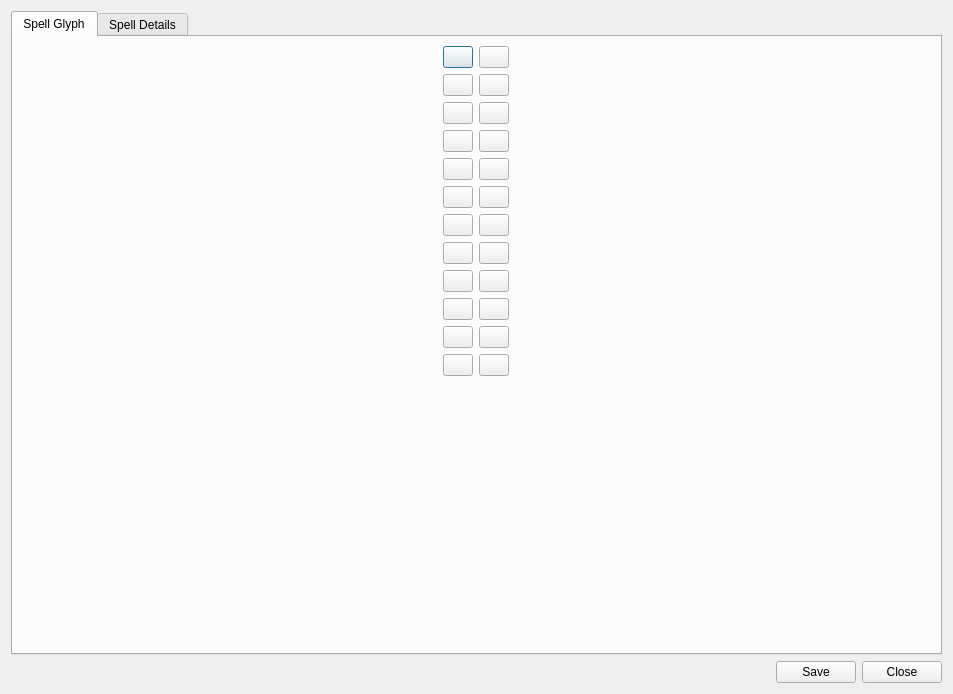
<?xml version="1.0" encoding="UTF-8"?>
<ui version="4.0">
 <class>RuneSpellForm</class>
 <widget class="QDialog" name="RuneSpellForm">
  <property name="geometry">
   <rect>
    <x>0</x>
    <y>0</y>
    <width>953</width>
    <height>694</height>
   </rect>
  </property>
  <property name="windowTitle">
   <string>Dialog</string>
  </property>
  <layout class="QVBoxLayout" name="verticalLayout_2">
   <item>
    <widget class="QTabWidget" name="tabWidget">
     <property name="currentIndex">
      <number>0</number>
     </property>
     <widget class="QWidget" name="tabGlyph">
      <attribute name="title">
       <string>Spell Glyph</string>
      </attribute>
      <layout class="QHBoxLayout" name="horizontalLayout_13">
       <item>
        <layout class="QVBoxLayout" name="verticalLayout">
         <item>
          <layout class="QHBoxLayout" name="horizontalLayout">
           <item>
            <widget class="QPushButton" name="fehuButton">
             <property name="sizePolicy">
              <sizepolicy hsizetype="Fixed" vsizetype="Fixed">
               <horstretch>0</horstretch>
               <verstretch>0</verstretch>
              </sizepolicy>
             </property>
             <property name="maximumSize">
              <size>
               <width>30</width>
               <height>16777215</height>
              </size>
             </property>
             <property name="toolTip">
              <string>Fehu</string>
             </property>
             <property name="text">
              <string/>
             </property>
             <property name="icon">
              <iconset resource="../resources.qrc">
               <normaloff>:/glyphs/fehu.png</normaloff>:/glyphs/fehu.png</iconset>
             </property>
            </widget>
           </item>
           <item>
            <widget class="QPushButton" name="uruzButton">
             <property name="sizePolicy">
              <sizepolicy hsizetype="Fixed" vsizetype="Fixed">
               <horstretch>0</horstretch>
               <verstretch>0</verstretch>
              </sizepolicy>
             </property>
             <property name="maximumSize">
              <size>
               <width>30</width>
               <height>16777215</height>
              </size>
             </property>
             <property name="toolTip">
              <string>Uruz</string>
             </property>
             <property name="text">
              <string/>
             </property>
             <property name="icon">
              <iconset resource="../resources.qrc">
               <normaloff>:/glyphs/uruz.png</normaloff>:/glyphs/uruz.png</iconset>
             </property>
            </widget>
           </item>
          </layout>
         </item>
         <item>
          <layout class="QHBoxLayout" name="horizontalLayout_2">
           <item>
            <widget class="QPushButton" name="thurisazButton">
             <property name="sizePolicy">
              <sizepolicy hsizetype="Fixed" vsizetype="Fixed">
               <horstretch>0</horstretch>
               <verstretch>0</verstretch>
              </sizepolicy>
             </property>
             <property name="maximumSize">
              <size>
               <width>30</width>
               <height>16777215</height>
              </size>
             </property>
             <property name="toolTip">
              <string>Yhurisaz</string>
             </property>
             <property name="text">
              <string/>
             </property>
             <property name="icon">
              <iconset resource="../resources.qrc">
               <normaloff>:/glyphs/thurisaz.png</normaloff>:/glyphs/thurisaz.png</iconset>
             </property>
            </widget>
           </item>
           <item>
            <widget class="QPushButton" name="ansuzButton">
             <property name="sizePolicy">
              <sizepolicy hsizetype="Fixed" vsizetype="Fixed">
               <horstretch>0</horstretch>
               <verstretch>0</verstretch>
              </sizepolicy>
             </property>
             <property name="maximumSize">
              <size>
               <width>30</width>
               <height>16777215</height>
              </size>
             </property>
             <property name="toolTip">
              <string>Ansuz</string>
             </property>
             <property name="text">
              <string/>
             </property>
             <property name="icon">
              <iconset resource="../resources.qrc">
               <normaloff>:/glyphs/ansuz.png</normaloff>:/glyphs/ansuz.png</iconset>
             </property>
            </widget>
           </item>
          </layout>
         </item>
         <item>
          <layout class="QHBoxLayout" name="horizontalLayout_3">
           <item>
            <widget class="QPushButton" name="raidoButton">
             <property name="sizePolicy">
              <sizepolicy hsizetype="Fixed" vsizetype="Fixed">
               <horstretch>0</horstretch>
               <verstretch>0</verstretch>
              </sizepolicy>
             </property>
             <property name="maximumSize">
              <size>
               <width>30</width>
               <height>16777215</height>
              </size>
             </property>
             <property name="toolTip">
              <string>Raido</string>
             </property>
             <property name="text">
              <string/>
             </property>
             <property name="icon">
              <iconset resource="../resources.qrc">
               <normaloff>:/glyphs/raido.png</normaloff>:/glyphs/raido.png</iconset>
             </property>
            </widget>
           </item>
           <item>
            <widget class="QPushButton" name="kaunazButton">
             <property name="sizePolicy">
              <sizepolicy hsizetype="Fixed" vsizetype="Fixed">
               <horstretch>0</horstretch>
               <verstretch>0</verstretch>
              </sizepolicy>
             </property>
             <property name="maximumSize">
              <size>
               <width>30</width>
               <height>16777215</height>
              </size>
             </property>
             <property name="toolTip">
              <string>Kaunaz</string>
             </property>
             <property name="text">
              <string/>
             </property>
             <property name="icon">
              <iconset resource="../resources.qrc">
               <normaloff>:/glyphs/kaunaz.png</normaloff>:/glyphs/kaunaz.png</iconset>
             </property>
            </widget>
           </item>
          </layout>
         </item>
         <item>
          <layout class="QHBoxLayout" name="horizontalLayout_4">
           <item>
            <widget class="QPushButton" name="geboButton">
             <property name="sizePolicy">
              <sizepolicy hsizetype="Fixed" vsizetype="Fixed">
               <horstretch>0</horstretch>
               <verstretch>0</verstretch>
              </sizepolicy>
             </property>
             <property name="maximumSize">
              <size>
               <width>30</width>
               <height>16777215</height>
              </size>
             </property>
             <property name="toolTip">
              <string>Gebo</string>
             </property>
             <property name="text">
              <string/>
             </property>
             <property name="icon">
              <iconset resource="../resources.qrc">
               <normaloff>:/glyphs/gebo.png</normaloff>:/glyphs/gebo.png</iconset>
             </property>
            </widget>
           </item>
           <item>
            <widget class="QPushButton" name="wunjoButton">
             <property name="sizePolicy">
              <sizepolicy hsizetype="Fixed" vsizetype="Fixed">
               <horstretch>0</horstretch>
               <verstretch>0</verstretch>
              </sizepolicy>
             </property>
             <property name="maximumSize">
              <size>
               <width>30</width>
               <height>16777215</height>
              </size>
             </property>
             <property name="toolTip">
              <string>Wunjo</string>
             </property>
             <property name="text">
              <string/>
             </property>
             <property name="icon">
              <iconset resource="../resources.qrc">
               <normaloff>:/glyphs/wunjo.png</normaloff>:/glyphs/wunjo.png</iconset>
             </property>
            </widget>
           </item>
          </layout>
         </item>
         <item>
          <layout class="QHBoxLayout" name="horizontalLayout_5">
           <item>
            <widget class="QPushButton" name="hagalazButton">
             <property name="sizePolicy">
              <sizepolicy hsizetype="Fixed" vsizetype="Fixed">
               <horstretch>0</horstretch>
               <verstretch>0</verstretch>
              </sizepolicy>
             </property>
             <property name="maximumSize">
              <size>
               <width>30</width>
               <height>16777215</height>
              </size>
             </property>
             <property name="toolTip">
              <string>Hagalaz</string>
             </property>
             <property name="text">
              <string/>
             </property>
             <property name="icon">
              <iconset resource="../resources.qrc">
               <normaloff>:/glyphs/hagalaz.png</normaloff>:/glyphs/hagalaz.png</iconset>
             </property>
            </widget>
           </item>
           <item>
            <widget class="QPushButton" name="nauthizButton">
             <property name="sizePolicy">
              <sizepolicy hsizetype="Fixed" vsizetype="Fixed">
               <horstretch>0</horstretch>
               <verstretch>0</verstretch>
              </sizepolicy>
             </property>
             <property name="maximumSize">
              <size>
               <width>30</width>
               <height>16777215</height>
              </size>
             </property>
             <property name="toolTip">
              <string>Nauthiz</string>
             </property>
             <property name="text">
              <string/>
             </property>
             <property name="icon">
              <iconset resource="../resources.qrc">
               <normaloff>:/glyphs/nauthiz.png</normaloff>:/glyphs/nauthiz.png</iconset>
             </property>
            </widget>
           </item>
          </layout>
         </item>
         <item>
          <layout class="QHBoxLayout" name="horizontalLayout_6">
           <item>
            <widget class="QPushButton" name="isaButton">
             <property name="sizePolicy">
              <sizepolicy hsizetype="Fixed" vsizetype="Fixed">
               <horstretch>0</horstretch>
               <verstretch>0</verstretch>
              </sizepolicy>
             </property>
             <property name="maximumSize">
              <size>
               <width>30</width>
               <height>16777215</height>
              </size>
             </property>
             <property name="toolTip">
              <string>Isa</string>
             </property>
             <property name="text">
              <string/>
             </property>
             <property name="icon">
              <iconset resource="../resources.qrc">
               <normaloff>:/glyphs/isa.png</normaloff>:/glyphs/isa.png</iconset>
             </property>
            </widget>
           </item>
           <item>
            <widget class="QPushButton" name="jeraButton">
             <property name="sizePolicy">
              <sizepolicy hsizetype="Fixed" vsizetype="Fixed">
               <horstretch>0</horstretch>
               <verstretch>0</verstretch>
              </sizepolicy>
             </property>
             <property name="maximumSize">
              <size>
               <width>30</width>
               <height>16777215</height>
              </size>
             </property>
             <property name="toolTip">
              <string>Jera</string>
             </property>
             <property name="text">
              <string/>
             </property>
             <property name="icon">
              <iconset resource="../resources.qrc">
               <normaloff>:/glyphs/jera.png</normaloff>:/glyphs/jera.png</iconset>
             </property>
            </widget>
           </item>
          </layout>
         </item>
         <item>
          <layout class="QHBoxLayout" name="horizontalLayout_7">
           <item>
            <widget class="QPushButton" name="eihwazButton">
             <property name="sizePolicy">
              <sizepolicy hsizetype="Fixed" vsizetype="Fixed">
               <horstretch>0</horstretch>
               <verstretch>0</verstretch>
              </sizepolicy>
             </property>
             <property name="maximumSize">
              <size>
               <width>30</width>
               <height>16777215</height>
              </size>
             </property>
             <property name="toolTip">
              <string>Eihwaz</string>
             </property>
             <property name="text">
              <string/>
             </property>
             <property name="icon">
              <iconset resource="../resources.qrc">
               <normaloff>:/glyphs/eihwaz.png</normaloff>:/glyphs/eihwaz.png</iconset>
             </property>
            </widget>
           </item>
           <item>
            <widget class="QPushButton" name="perthoButton">
             <property name="sizePolicy">
              <sizepolicy hsizetype="Fixed" vsizetype="Fixed">
               <horstretch>0</horstretch>
               <verstretch>0</verstretch>
              </sizepolicy>
             </property>
             <property name="maximumSize">
              <size>
               <width>30</width>
               <height>16777215</height>
              </size>
             </property>
             <property name="toolTip">
              <string>Pertho</string>
             </property>
             <property name="text">
              <string/>
             </property>
             <property name="icon">
              <iconset resource="../resources.qrc">
               <normaloff>:/glyphs/pertho.png</normaloff>:/glyphs/pertho.png</iconset>
             </property>
            </widget>
           </item>
          </layout>
         </item>
         <item>
          <layout class="QHBoxLayout" name="horizontalLayout_8">
           <item>
            <widget class="QPushButton" name="algizButton">
             <property name="sizePolicy">
              <sizepolicy hsizetype="Fixed" vsizetype="Fixed">
               <horstretch>0</horstretch>
               <verstretch>0</verstretch>
              </sizepolicy>
             </property>
             <property name="maximumSize">
              <size>
               <width>30</width>
               <height>16777215</height>
              </size>
             </property>
             <property name="toolTip">
              <string>Algiz</string>
             </property>
             <property name="text">
              <string/>
             </property>
             <property name="icon">
              <iconset resource="../resources.qrc">
               <normaloff>:/glyphs/algiz.png</normaloff>:/glyphs/algiz.png</iconset>
             </property>
            </widget>
           </item>
           <item>
            <widget class="QPushButton" name="sowuloButton">
             <property name="sizePolicy">
              <sizepolicy hsizetype="Fixed" vsizetype="Fixed">
               <horstretch>0</horstretch>
               <verstretch>0</verstretch>
              </sizepolicy>
             </property>
             <property name="maximumSize">
              <size>
               <width>30</width>
               <height>16777215</height>
              </size>
             </property>
             <property name="toolTip">
              <string>Sowulo</string>
             </property>
             <property name="text">
              <string/>
             </property>
             <property name="icon">
              <iconset resource="../resources.qrc">
               <normaloff>:/glyphs/sowulo.png</normaloff>:/glyphs/sowulo.png</iconset>
             </property>
            </widget>
           </item>
          </layout>
         </item>
         <item>
          <layout class="QHBoxLayout" name="horizontalLayout_9">
           <item>
            <widget class="QPushButton" name="teiwazButton">
             <property name="sizePolicy">
              <sizepolicy hsizetype="Fixed" vsizetype="Fixed">
               <horstretch>0</horstretch>
               <verstretch>0</verstretch>
              </sizepolicy>
             </property>
             <property name="maximumSize">
              <size>
               <width>30</width>
               <height>16777215</height>
              </size>
             </property>
             <property name="statusTip">
              <string>Teiwaz</string>
             </property>
             <property name="text">
              <string/>
             </property>
             <property name="icon">
              <iconset resource="../resources.qrc">
               <normaloff>:/glyphs/teiwaz.png</normaloff>:/glyphs/teiwaz.png</iconset>
             </property>
            </widget>
           </item>
           <item>
            <widget class="QPushButton" name="berkanaButton">
             <property name="sizePolicy">
              <sizepolicy hsizetype="Fixed" vsizetype="Fixed">
               <horstretch>0</horstretch>
               <verstretch>0</verstretch>
              </sizepolicy>
             </property>
             <property name="maximumSize">
              <size>
               <width>30</width>
               <height>16777215</height>
              </size>
             </property>
             <property name="toolTip">
              <string>Berkana</string>
             </property>
             <property name="text">
              <string/>
             </property>
             <property name="icon">
              <iconset resource="../resources.qrc">
               <normaloff>:/glyphs/berkana.png</normaloff>:/glyphs/berkana.png</iconset>
             </property>
            </widget>
           </item>
          </layout>
         </item>
         <item>
          <layout class="QHBoxLayout" name="horizontalLayout_10">
           <item>
            <widget class="QPushButton" name="ehwazButton">
             <property name="sizePolicy">
              <sizepolicy hsizetype="Fixed" vsizetype="Fixed">
               <horstretch>0</horstretch>
               <verstretch>0</verstretch>
              </sizepolicy>
             </property>
             <property name="maximumSize">
              <size>
               <width>30</width>
               <height>16777215</height>
              </size>
             </property>
             <property name="toolTip">
              <string>Ehwaz</string>
             </property>
             <property name="text">
              <string/>
             </property>
             <property name="icon">
              <iconset resource="../resources.qrc">
               <normaloff>:/glyphs/ehwaz.png</normaloff>:/glyphs/ehwaz.png</iconset>
             </property>
            </widget>
           </item>
           <item>
            <widget class="QPushButton" name="mannazButton">
             <property name="sizePolicy">
              <sizepolicy hsizetype="Fixed" vsizetype="Fixed">
               <horstretch>0</horstretch>
               <verstretch>0</verstretch>
              </sizepolicy>
             </property>
             <property name="maximumSize">
              <size>
               <width>30</width>
               <height>16777215</height>
              </size>
             </property>
             <property name="toolTip">
              <string>Mannz</string>
             </property>
             <property name="text">
              <string/>
             </property>
             <property name="icon">
              <iconset resource="../resources.qrc">
               <normaloff>:/glyphs/mannaz.png</normaloff>:/glyphs/mannaz.png</iconset>
             </property>
            </widget>
           </item>
          </layout>
         </item>
         <item>
          <layout class="QHBoxLayout" name="horizontalLayout_11">
           <item>
            <widget class="QPushButton" name="laguzButton">
             <property name="sizePolicy">
              <sizepolicy hsizetype="Fixed" vsizetype="Fixed">
               <horstretch>0</horstretch>
               <verstretch>0</verstretch>
              </sizepolicy>
             </property>
             <property name="maximumSize">
              <size>
               <width>30</width>
               <height>16777215</height>
              </size>
             </property>
             <property name="toolTip">
              <string>Laguz</string>
             </property>
             <property name="text">
              <string/>
             </property>
             <property name="icon">
              <iconset resource="../resources.qrc">
               <normaloff>:/glyphs/laguz.png</normaloff>:/glyphs/laguz.png</iconset>
             </property>
            </widget>
           </item>
           <item>
            <widget class="QPushButton" name="inguzButton">
             <property name="sizePolicy">
              <sizepolicy hsizetype="Fixed" vsizetype="Fixed">
               <horstretch>0</horstretch>
               <verstretch>0</verstretch>
              </sizepolicy>
             </property>
             <property name="maximumSize">
              <size>
               <width>30</width>
               <height>16777215</height>
              </size>
             </property>
             <property name="text">
              <string/>
             </property>
             <property name="icon">
              <iconset resource="../resources.qrc">
               <normaloff>:/glyphs/inguz.png</normaloff>:/glyphs/inguz.png</iconset>
             </property>
            </widget>
           </item>
          </layout>
         </item>
         <item>
          <layout class="QHBoxLayout" name="horizontalLayout_12">
           <item>
            <widget class="QPushButton" name="othilaButton">
             <property name="sizePolicy">
              <sizepolicy hsizetype="Fixed" vsizetype="Fixed">
               <horstretch>0</horstretch>
               <verstretch>0</verstretch>
              </sizepolicy>
             </property>
             <property name="maximumSize">
              <size>
               <width>30</width>
               <height>16777215</height>
              </size>
             </property>
             <property name="toolTip">
              <string>Othila</string>
             </property>
             <property name="text">
              <string/>
             </property>
             <property name="icon">
              <iconset resource="../resources.qrc">
               <normaloff>:/glyphs/othila.png</normaloff>:/glyphs/othila.png</iconset>
             </property>
            </widget>
           </item>
           <item>
            <widget class="QPushButton" name="dagazButton">
             <property name="sizePolicy">
              <sizepolicy hsizetype="Fixed" vsizetype="Fixed">
               <horstretch>0</horstretch>
               <verstretch>0</verstretch>
              </sizepolicy>
             </property>
             <property name="maximumSize">
              <size>
               <width>30</width>
               <height>16777215</height>
              </size>
             </property>
             <property name="toolTip">
              <string>Dagaz</string>
             </property>
             <property name="text">
              <string/>
             </property>
             <property name="icon">
              <iconset resource="../resources.qrc">
               <normaloff>:/glyphs/dagaz.png</normaloff>:/glyphs/dagaz.png</iconset>
             </property>
            </widget>
           </item>
          </layout>
         </item>
         <item>
          <spacer name="verticalSpacer">
           <property name="orientation">
            <enum>Qt::Orientation::Vertical</enum>
           </property>
           <property name="sizeHint" stdset="0">
            <size>
             <width>20</width>
             <height>40</height>
            </size>
           </property>
          </spacer>
         </item>
        </layout>
       </item>
       <item>
        <layout class="QVBoxLayout" name="sceneLayout"/>
       </item>
      </layout>
     </widget>
     <widget class="QWidget" name="spellDetails">
      <attribute name="title">
       <string>Spell Details</string>
      </attribute>
      <layout class="QHBoxLayout" name="horizontalLayout_15">
       <item>
        <layout class="QVBoxLayout" name="verticalLayout_3">
         <item>
          <widget class="QLineEdit" name="nameLineEdit">
           <property name="placeholderText">
            <string>Enter the spell's name</string>
           </property>
          </widget>
         </item>
         <item>
          <widget class="QTextEdit" name="spellSteps">
           <property name="placeholderText">
            <string>Describe the spell</string>
           </property>
          </widget>
         </item>
         <item>
          <widget class="QLineEdit" name="tagsLineEdit">
           <property name="placeholderText">
            <string>Enter tags separated by commas (Optional)</string>
           </property>
          </widget>
         </item>
        </layout>
       </item>
      </layout>
     </widget>
    </widget>
   </item>
   <item>
    <layout class="QHBoxLayout" name="horizontalLayout_14">
     <item>
      <spacer name="horizontalSpacer">
       <property name="orientation">
        <enum>Qt::Orientation::Horizontal</enum>
       </property>
       <property name="sizeHint" stdset="0">
        <size>
         <width>40</width>
         <height>20</height>
        </size>
       </property>
      </spacer>
     </item>
     <item>
      <widget class="QPushButton" name="saveButton">
       <property name="text">
        <string>Save</string>
       </property>
      </widget>
     </item>
     <item>
      <widget class="QPushButton" name="closeButton">
       <property name="text">
        <string>Close</string>
       </property>
      </widget>
     </item>
    </layout>
   </item>
  </layout>
 </widget>
 <resources>
  <include location="../resources.qrc"/>
 </resources>
 <connections/>
</ui>
